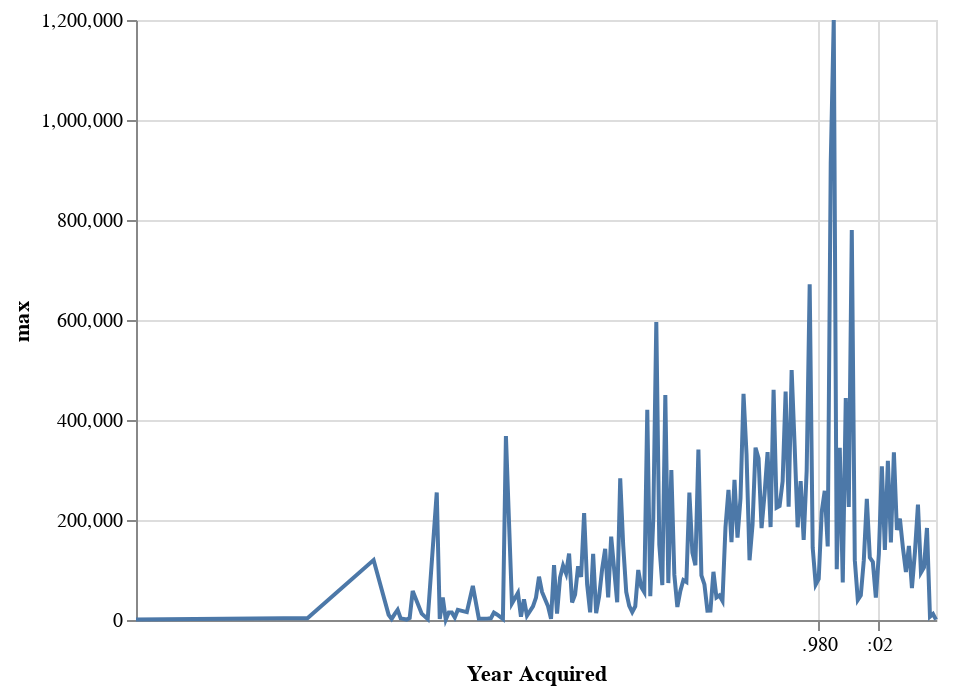

The code cell stored with this chart in its notebook:
### Code cell
lines = alt.Chart(stats.reset_index()).mark_line().encode(
    alt.X("Year Acquired:T"),
    alt.Y("max:Q")
)
lines

### Figure 1 — Vega-Lite specification as saved in the notebook (floating-point values rounded to 4 significant figures; data arrays with more than 128 entries replaced by an {"elided": "..."} marker saying what was removed)
{"config": {"view": {"continuousWidth": 400, "continuousHeight": 300}}, "data": {"name": "data-498fc33026bd7dd9df16ddc47f510fe3"}, "mark": "line", "encoding": {"x": {"field": "Year Acquired", "type": "temporal"}, "y": {"field": "max", "type": "quantitative"}}, "$schema": "https://vega.github.io/schema/vega-lite/v4.17.0.json", "datasets": {"data-498fc33026bd7dd9df16ddc47f510fe3": {"elided": "171 records"}}}
